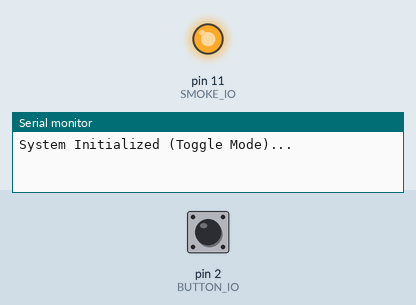
This sketch was run on a simulated Arduino Uno, built with avr-gcc and run on an emulated ATmega328P. Parts: output pins drawn as LEDs (lit = HIGH), the last lines printed to the serial monitor. Dashed ring = blinking. Inputs (shaded band) come from the test bench; at power-on: pin 2 (BUTTON_IO) HIGH.

Above: at 1.2 s.
1.3 s: pin 2 (BUTTON_IO) pulled LOW for 0.15 s
At 2.1 s:
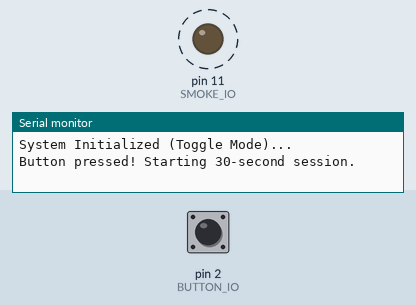
4.4 s: pin 2 (BUTTON_IO) pulled LOW for 1 s
7.9 s: pin 2 (BUTTON_IO) pulled LOW for 3.2 s
At 11.9 s:
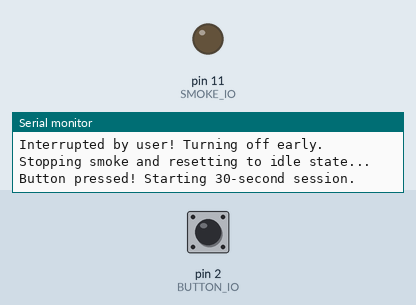
Timing chart, 0 to 15.7 s (numbered marks = the images above; inputs shaded):
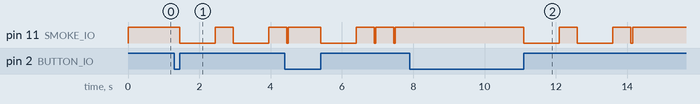

The sketch:

home_smoke.ino
```cpp
#include "constants.h"
#include "functions.h"

// Global state variables definition
uint32_t time_start = 0;
uint32_t time_new_session = 0;
bool check_ignit = false;
bool buttonPressed = false;
bool flag_first_press = false;

void setup() {
  // Initialize input pin with internal pull-up
  pinMode(BUTTON_IO, INPUT_PULLUP);

  // Set smoke control pin to OUTPUT and pull HIGH immediately to prevent startup noise
  pinMode(SMOKE_IO, OUTPUT);
  digitalWrite(SMOKE_IO, HIGH);

  // Initialize Serial Monitor
  Serial.begin(BAUDRATE);
  Serial.println("System Initialized (Toggle Mode)...");
}

void loop() {
  // Read current state of the arcade button
  buttonPressed = PRESS_BUTTON_IGNITION();

  // State 1: Idle Mode (System is off, waiting for button trigger)
  if (!flag_first_press) {
    // Ensure cooldown period has passed before enabling start
    if ((millis() - time_start) > ACTIVATION_TIME) {
      if (buttonPressed) {
        Serial.println("Button pressed! Starting 30-second session.");

        // Send turn-on signal sequence
        SMOKE(DELAY_LED, 2);
        SMOKE(DELAY_SMOKE, 1);

        flag_first_press = true;
        time_new_session = millis(); // Store session start timestamp
      }
    }
  }
  // State 2: Active Mode (Mist maker is currently running)
  else {
    // Condition A: User interrupts the session early with another press
    if (buttonPressed) {
      Serial.println("Interrupted by user! Turning off early.");
      stop_and_reset_session();
    }
    // Condition B: Cooldown/Session timer times out automatically (30 seconds)
    else if (millis() - time_new_session > TIME_END_SESSION) {
      Serial.println("30 seconds timeout reached. Turning off automatically.");
      stop_and_reset_session();
    }
  }

  delay(1); // Small system stability delay
}
```

constants.h
```cpp
#ifndef CONSTANTS_H
#define CONSTANTS_H

#include <Arduino.h>

// Serial communication speed
#define BAUDRATE 115200

// I/O Pin Definitions
#define BUTTON_IO 2
#define SMOKE_IO  11  // Relay / Transistor active contactor

// Timing Configurations (in milliseconds)
const uint32_t ACTIVATION_TIME = 1000;      // Cooldown delay before allowing first press
const uint16_t DELAY_LED = 1000;            // Pulse width for long signals
const uint16_t DELAY_SMOKE = 50;           // Pulse width for short trigger signals
const uint32_t TIME_END_SESSION = 30000;    // Active session duration (30 seconds)
const uint16_t BOUNCE_TIME = 100;           // Debounce delay for the arcade button

#endif
```

functions.h
```cpp
#ifndef FUNCTIONS_H
#define FUNCTIONS_H

#include <Arduino.h>
#include <avr/wdt.h>
#include "constants.h"

// Reference global state variables defined in the main .ino sketch
extern uint32_t time_start;
extern uint32_t time_new_session;
extern bool check_ignit;
extern bool flag_first_press;

/**
 * Non-blocking debounce function to register button release (click event)
 * @return true if button was fully pressed and released, false otherwise
 */
inline bool PRESS_BUTTON_IGNITION() {
  wdt_reset();

  // Detect initial press down
  if (digitalRead(BUTTON_IO) == LOW && !check_ignit) {
    check_ignit = true;
    delay(BOUNCE_TIME);
  }

  // Detect button release
  if (digitalRead(BUTTON_IO) == HIGH && check_ignit) {
    check_ignit = false;
    return true;
  }
  return false;
}

/**
 * Triggers pulses on the SMOKE_IO pin
 * Drives the pin LOW actively to trigger and HIGH to release, avoiding floating state noise
 */
inline void SMOKE(int delay_mode, int iteration) {
  for (int i = 0; i < iteration; i++) {
    // 1. Simulate Press (Drive LOW actively)
    pinMode(SMOKE_IO, OUTPUT);
    digitalWrite(SMOKE_IO, LOW);
    delay(delay_mode);

    // 2. Simulate Release (Drive HIGH actively to prevent floating noise)
    digitalWrite(SMOKE_IO, HIGH);
    delay(500);
  }
}

/**
 * Handles the shutdown sequence, drives the control pin HIGH actively, and resets variables
 */
inline void stop_and_reset_session() {
  Serial.println("Stopping smoke and resetting to idle state...");

  // Send turn-off signal sequence (pulses)
  SMOKE(DELAY_LED, 1);
  SMOKE(DELAY_SMOKE, 2);

  // Keep the pin driven HIGH actively to prevent picking up noise in idle state
  pinMode(SMOKE_IO, OUTPUT);
  digitalWrite(SMOKE_IO, HIGH);

  // Reset active state flags
  flag_first_press = false;

  // Start the protective cooldown window
  time_start = millis();
}

#endif
```

Measured:
- after the input at 1.3 s, pin 11 (SMOKE_IO): alternates HIGH for 0.50 s and LOW for 1.0 s, starting after 0.15 s
- after the input at 7.9 s, pin 11 (SMOKE_IO): goes LOW 1.0 s, HIGH 0.50 s, LOW 1.0 s, HIGH 0.50 s, LOW 0.05 s, then HIGH, starting after 3.2 s
